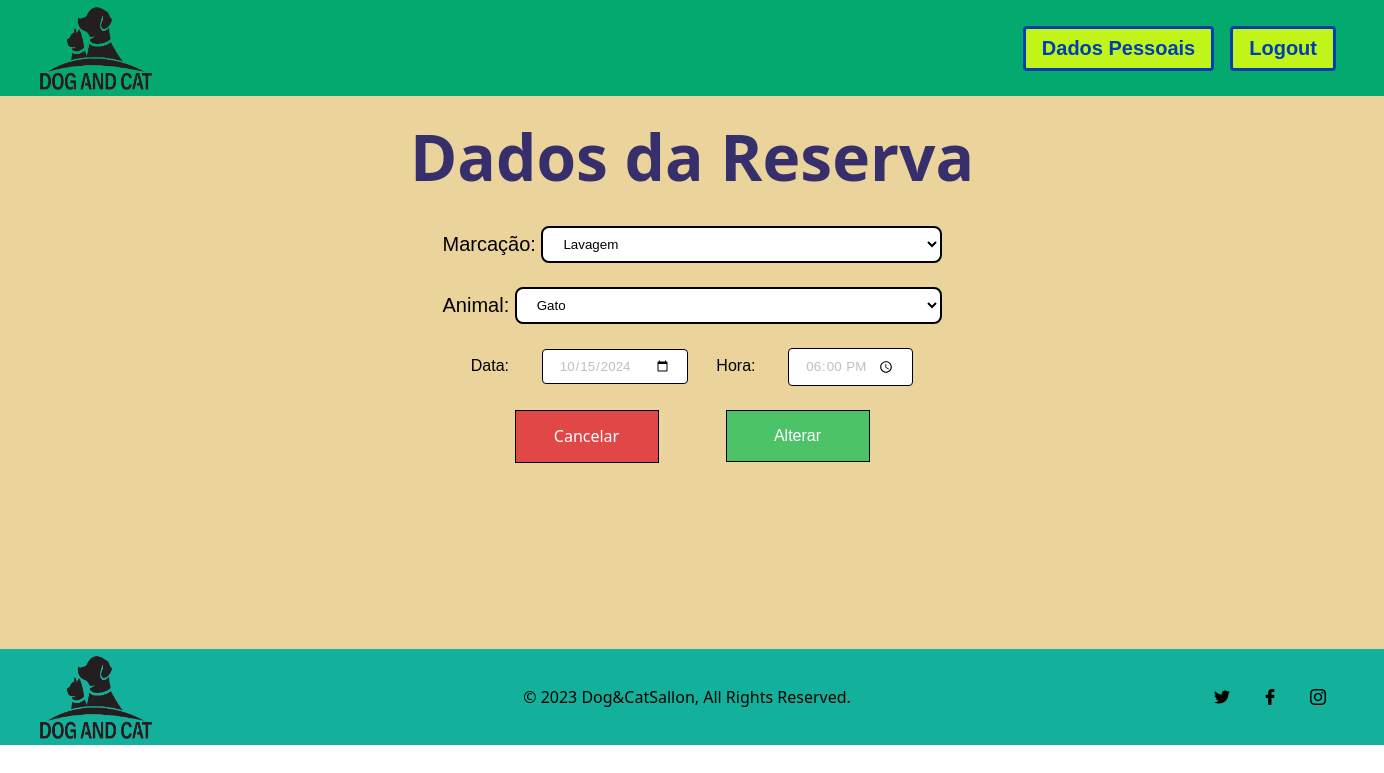
Page /paginas/editar_reserva.php?obj=editarMarcacao&reserva=1&estado=inacabada (signed in) on the committed database.
### tables this page shows
CREATE TABLE reservas(
	id INT AUTO_INCREMENT PRIMARY KEY,
	cliente VARCHAR(30) NOT NULL,
	funcionario VARCHAR(30) NOT NULL,
	marcacao INT NOT NULL,
	animal VARCHAR(10) NOT NULL,
	data_comb DATE NOT NULL,
	hora_comb TIME NOT NULL,
	hora_concl TIME NOT NULL	 
);

### paginas/constantes_funcoes.php (called while the page is built, shortened)
<?php
function verificaConexao($conn, $sql)
{
	$retval = mysqli_query($conn, $sql);
	return $retval;
}
?>

### paginas/constMarcacao.php (called while the page is built, shortened)
<?php
function getAnimal($animal){
	switch ($animal) {
		case GATO:
			return 'Gato';
		case CAO:
			return 'Cão';
	}
}
function getNome(int $num)
{
	switch ($num) {
		case LAVAGEM:
			return 'Lavagem';
		case CORTE:
			return 'Corte';
	}
}
?>

### paginas/editar_reserva.php (the view, shortened to what this page needs)
<!DOCTYPE html>
<head>
  <link rel="stylesheet" href="./style.css" />
  <link rel="stylesheet" href="./home.css" />
</head>
<?php
include './constantes_funcoes.php';
include './constMarcacao.php';
?>
<body>
  <div>
    <header id="header">
      <div class="logo_container">
        <a href='pag_inicial.php'><img src="logo.png" /></a>
      </div>
      <div class="nav">
        <a href='dados_pessoais.php?obj=alterarDadosPessoais' class='button'>Dados Pessoais</a>
        <a href='logout.php?obj=loggingOut' class='button'>Logout</a>
      </div>
    </header>
    <div id="body_perfil">
      <h1 class="perfil_title"><span>Dados da Reserva</span></h1>
      <?php
      $obj = $_GET['obj'];
      if ($obj == 'editarMarcacao')
        $action = 'editar_reserva.php?obj=editarReserva';
      else
        if ($obj == 'editarReserva')
          $action = 'alterar.php?obj=alterarReserva';
      if ($obj == 'editarMarcacao') {
        try {
          $estado = $_GET['estado'];
          $sql = "SELECT * FROM reservas WHERE id ='" . $_GET['reserva'] . "'";
          $retval = verificaConexao($conn, $sql);
          $row = mysqli_fetch_array($retval);
        } catch (Exception $e) {
          echo "<h2>" . $e->getMessage() . "</h2>";
          if (isset($conn))
            mysqli_close($conn);
          header("Refresh:3; url=reservas.php?obj=gerirReservas");
          exit();
        }
        $marcacao = $row['marcacao'];
        $animal = $row['animal'];
        $data_comb = $row['data_comb'];
        $hora_comb = $row['hora_comb'];
      }
      ?>
      <div class='perfil_container'>
        <form action='<?php echo $action; ?>' method='post' class='dados_container'>
          <?php
          if ($obj == 'editarMarcacao') {
            ?>
            <div class='input_container'>
              <label>Marcação:&nbsp;</label>
              <select name='marcacao' class='input'>
                <?php
                echo "<option value=$marcacao selected>" . getNome($marcacao) . "</option>";
                ?>
              </select>
            </div>
            <div class='input_container'>
              <label>Animal:&nbsp;</label>
              <select name='animal' class='input'>
                <?php
                echo "<option value=$animal selected>" . getAnimal($animal) . "</option>";
                ?>
              </select>
            </div>
            <div class='container_tempo'>
              <label> Data:&nbsp;</label>
              <?php
              if ($estado == 'inacabada')
                echo "<input value='$data_comb' type='date' name='data_comb' min='" . date_format(date_create(date('d-m-Y', time())), 'Y-m-d') . "' class='input' />";
              else
                if ($estado == 'concluida')
                  echo "<input value='$data_comb' type='date' name='data_comb' class='input' />";
              ?>
              <label> Hora:&nbsp;</label>
              <input type='time' value='<?php echo $hora_comb; ?>' step=1800 min='09:00:00' max='18:00:00'
                name='hora_comb' class='input' />
            </div>
            <?php
          }
          ?>
          <div class='button_container'>
            <a href='reservas.php?obj=gerirReservas' id='cancel_button'> <span>Cancelar</span> </a>
            <input type='submit' name='submit' value='Alterar' id='confirm_button' />
          </div>
        </form>
      </div>
    </div>
  </div>
  <footer id="footer">
    <div class="logo_container">
      <a href='pag_inicial.php'><img src="logo.png" /></a>
    </div>
    <span class="text">
      © 2023 Dog&amp;CatSallon, All Rights Reserved.
    </span>
    <div class="icon_group">
      <img src="icon_twitter.png" />
      <img src="icon_facebook.png" />
      <img src="icon_instagram.png" />
    </div>
  </footer>
</body>
</html>

### paginas/style.css (style rules this page uses)
.button { color: var(--dl-color-gray-black); display: inline-block; padding: 0.5rem 1rem; border-color: var(--dl-color-gray-black); border-width: 1px; border-radius: 4px; background-color: var(--dl-color-gray-white); }
.input { color: var(--dl-color-gray-black); cursor: auto; padding: 0.5rem 1rem; border-color: var(--dl-color-gray-black); border-width: 1px; border-radius: 4px; background-color: var(--dl-color-gray-white); }

### rows in the picture
reservas: marcacao "Lavagem", animal "Gato", data_comb "10/15/2024", hora_comb "18:00:00"
